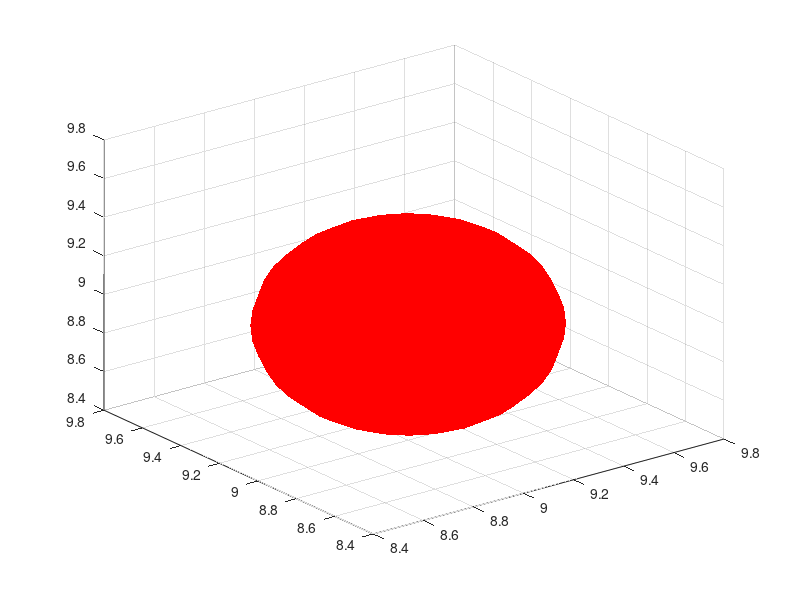

Write the MATLAB code that produced this figure.
% Створення фігури для графіка
figure;
axis equal;
% Встановлення меж для осей
axis([0 10 0 10 0 10]);

% Радіус сфери
sphereRadius = 0.5;

% Початкові координати сфери
startX = 1;
startY = 1;
startZ = 1;

% Ініціалізація сфери
[X, Y, Z] = sphere;
sphereHandle = surf(X * sphereRadius + startX, Y * sphereRadius + startY, Z * sphereRadius + startZ);
set(sphereHandle, 'FaceColor', [1, 0, 0]);
set(sphereHandle, 'EdgeColor', 'none');

% Кінцеві координати сфери
endX = 9;
endY = 9;
endZ = 9;

% Кількість кадрів анімації
numFrames = 100;

% Генерування анімації
for frame = 1:numFrames
    % Обчислення проміжних координат
    interpX = startX + (endX - startX) * frame / numFrames;
    interpY = startY + (endY - startY) * frame / numFrames;
    interpZ = startZ + (endZ - startZ) * frame / numFrames;
    
    % Оновлення положення сфери
    set(sphereHandle, 'XData', X * sphereRadius + interpX);
    set(sphereHandle, 'YData', Y * sphereRadius + interpY);
    set(sphereHandle, 'ZData', Z * sphereRadius + interpZ);
    
    % Пауза для анімації
    pause(0.1);
end
